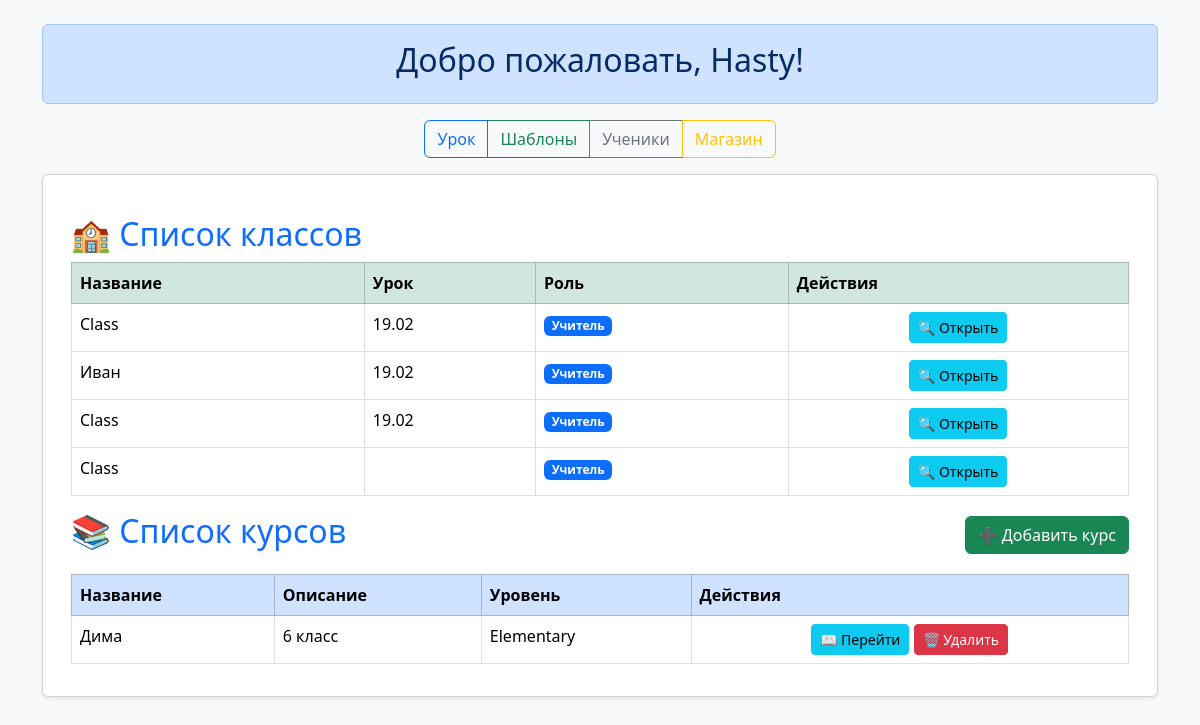
/hub/ (signed in), run on an earlier commit of the app's database.
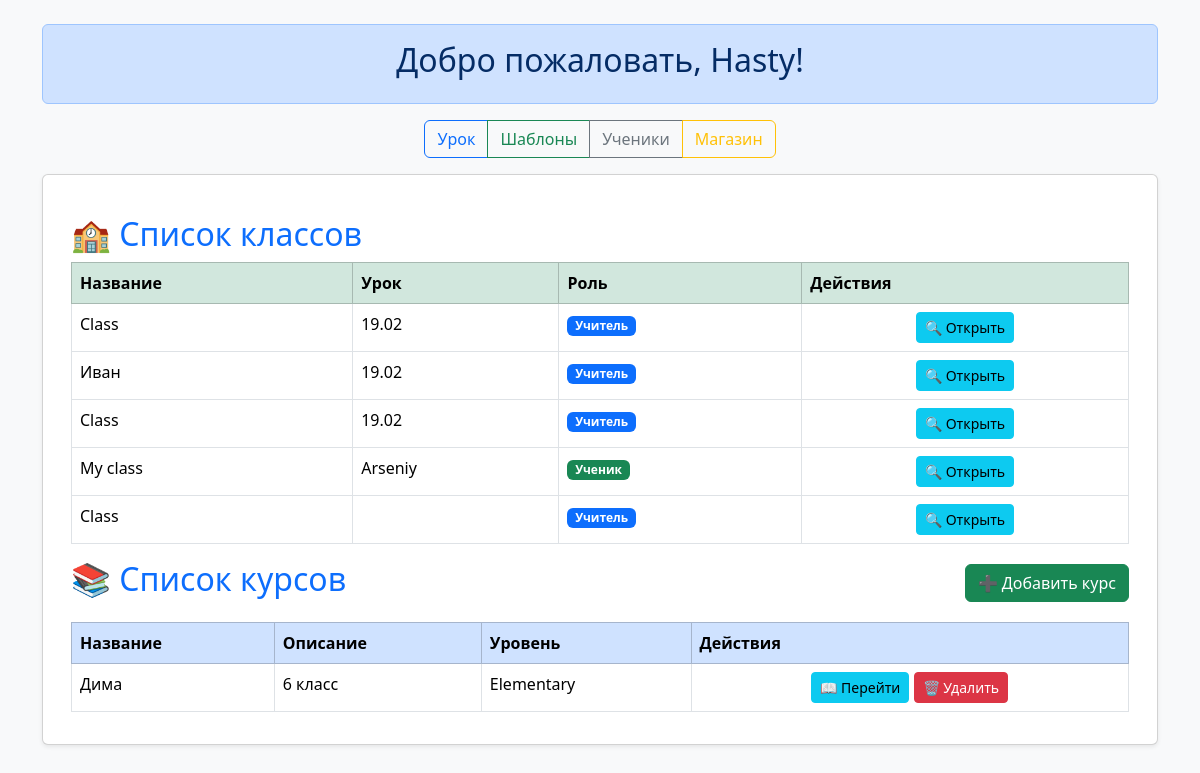
And on a later commit of the database.
### hub/models.py (models this page shows, shortened)
class Classroom(models.Model):
    id = models.UUIDField(primary_key=True, default=uuid.uuid4, editable=False)
    name = models.CharField(max_length=255, default="Class")
    teachers = models.ManyToManyField(
        settings.AUTH_USER_MODEL,
        related_name="classrooms_as_teacher",
        limit_choices_to={"role": "teacher"},
        verbose_name="Учителя"
    )
    students = models.ManyToManyField(
        settings.AUTH_USER_MODEL,
        related_name="classrooms_as_student",
        limit_choices_to={"role__in": ["student", "teacher"]},
        verbose_name="Ученики"
    )
    active_students = models.ManyToManyField(
        settings.AUTH_USER_MODEL,
        related_name="active_classrooms",
        limit_choices_to={"role__in": ["student", "teacher"]},
        verbose_name="Активные ученики",
        blank=True
    )
    temporary_students = models.ManyToManyField(
        settings.AUTH_USER_MODEL,
        related_name="temporary_classrooms",
        limit_choices_to={"role": "student"},
        verbose_name="Временные ученики",
        blank=True
    )
    lesson = models.ForeignKey(lesson, on_delete=models.SET_NULL, null=True, blank=True, related_name="classrooms")
    objects = ClassroomManager()
    completed_lessons = models.ManyToManyField('lesson', related_name="completed_classrooms", through="CompletedLesson", blank=True, verbose_name="Пройденные уроки")
    created_at = models.DateTimeField(auto_now_add=True)  # Дата создания класса
    updated_at = models.DateTimeField(auto_now=True)  # Дата последнего обновления

class lesson(models.Model):
    id = models.UUIDField(primary_key=True, default=uuid.uuid4, editable=False)
    course = models.ForeignKey(course, on_delete=models.CASCADE, related_name="lessons")  # Привязка урока к курсу
    name = models.CharField(max_length=255)  # Название урока
    description = models.TextField(blank=True, null=True)  # Описание урока
    lexical_topics = models.TextField(blank=True, null=True)  # Лексические темы
    grammar_topics = models.TextField(blank=True, null=True)  # Грамматические темы
    extra_topics = models.TextField(blank=True, null=True)  # Дополнительные темы
    created_at = models.DateTimeField(auto_now_add=True)  # Дата создания урока
    updated_at = models.DateTimeField(auto_now=True)  # Дата последнего обновления
    context = models.JSONField(blank=True, null=True)

class course(models.Model):
    STUDENT_LEVEL_CHOICES = (
        ("starter", "Starter"),
        ("elementary", "Elementary"),
        ("pre_intermediate", "Pre-Intermediate"),
        ("intermediate", "Intermediate"),
        ("upper_intermediate", "Upper-Intermediate"),
        ("advanced", "Advanced"),
    )
    id = models.UUIDField(primary_key=True, default=uuid.uuid4, editable=False)
    name = models.CharField(max_length=255, unique=True)  # Название курса
    description = models.TextField(blank=True, null=True)  # Описание курса
    student_level = models.CharField(max_length=20, choices=STUDENT_LEVEL_CHOICES, default="starter")  # Уровень ученика
    user = models.ForeignKey(settings.AUTH_USER_MODEL, on_delete=models.CASCADE, related_name="courses")  # Автор курса
    created_at = models.DateTimeField(auto_now_add=True)  # Дата создания курса
    updated_at = models.DateTimeField(auto_now=True)  # Дата последнего обновления
    objects = CourseManager()

### hub/views.py (the view)
# urls.py: path('', views.home_view, name='home'),
@login_required
def home_view(request):
    username = request.user.username
    return render(request, 'home/home.html', {'username': username})

### hub/templatetags/custom_tags.py (called while the page is built)
@register.inclusion_tag('home/course_list.html')
def course_list(user):
    courses = course.objects.filter(user=user)
    classrooms = Classroom.objects.filter(
        Q(teachers=user) | Q(students=user)
    ).distinct()
    return {'courses': courses, 'user': user, 'classrooms': classrooms}

### hub/templates/home/home.html (shortened to what this page needs)
<!DOCTYPE html>
<html lang="en">
<head>
    <link href="https://cdn.jsdelivr.net/npm/bootstrap@5.0.2/dist/css/bootstrap.min.css" rel="stylesheet">
    {% load static %}
    {% load custom_tags %}
</head>
<body class="bg-light">
<div class="container mt-4">
    <div class="alert alert-primary text-center" role="alert">
        <h2>Добро пожаловать, {{ username }}!</h2>
    </div>
    <div class="d-flex justify-content-center mb-3">
        <div class="btn-group">
            <button class="btn btn-outline-primary">Урок</button>
            <button class="btn btn-outline-success" onclick="alert('Шаблоны')">Шаблоны</button>
            <button class="btn btn-outline-secondary" onclick="alert('Ученики')">Ученики</button>
            <button class="btn btn-outline-warning" onclick="alert('Магазин')">Магазин</button>
        </div>
    </div>
    <div class="card shadow-sm">
        <div class="card-body">
            <div id="elementContent">
                <div id="course_list">
                    {% course_list request.user %}
                </div>
            </div>
        </div>
    </div>
</div>
</body>
</html>

### hub/templates/home/course_list.html (shortened to what this page needs)
<!DOCTYPE html>
<html lang="en">
<head>
    <link href="https://cdn.jsdelivr.net/npm/bootstrap@5.3.3/dist/css/bootstrap.min.css" rel="stylesheet">
</head>
<body class="bg-light">
<div class="container mt-4">
    <h2 class="text-primary">🏫 Список классов</h2>
    {% if classrooms %}
    <div class="table-responsive">
        <table class="table table-hover table-bordered">
            <thead class="table-success">
                <tr>
                    <th>Название</th>
                    <th>Урок</th>
                    <th>Роль</th>
                    <th>Действия</th>
                </tr>
            </thead>
            <tbody>
                {% for classroom in classrooms %}
                <tr>
                    <td>{{ classroom.name }}</td>
                    <td>{{ classroom.lesson.name }}</td>
                    <td>
                        {% if user in classroom.teachers.all %}
                            <span class="badge bg-primary">Учитель</span>
                        {% elif user in classroom.students.all %}
                            <span class="badge bg-success">Ученик</span>
                        {% else %}
                            <span class="badge bg-secondary">Гость</span>
                        {% endif %}
                    </td>
                    <td class="text-center">
                        <a href="{% url 'classroom_view' classroom.id %}" class="btn btn-info btn-sm">🔍 Открыть</a>
                    </td>
                </tr>
                {% endfor %}
            </tbody>
        </table>
    </div>
    {% else %}
    <div class="alert alert-secondary text-center">Нет доступных классов.</div>
    {% endif %}
        <div class="d-flex justify-content-between align-items-center mb-3">
        <h2 class="text-primary">📚 Список курсов</h2>
        <button class="btn btn-success" data-bs-toggle="modal" data-bs-target="#addCourseModal">➕ Добавить курс</button>
    </div>
    {% if courses %}
    <div class="table-responsive">
        <table class="table table-hover table-bordered">
            <thead class="table-primary">
                <tr>
                    <th>Название</th>
                    <th>Описание</th>
                    <th>Уровень</th>
                    <th>Действия</th>
                </tr>
            </thead>
            <tbody>
                {% for course in courses %}
                <tr>
                    <td>{{ course.name }}</td>
                    <td>{{ course.description }}</td>
                    <td>{{ course.get_student_level_display }}</td>
                    <td class="text-center">
                        <a href="{% url 'lesson_list' course.id %}" class="btn btn-info btn-sm">📖 Перейти</a>
                        <form method="POST" action="{% url 'delete_course' course.id %}" class="d-inline" onsubmit="return confirm('Вы уверены, что хотите удалить этот курс? Все уроки также будут удалены.');">
                            <button type="submit" class="btn btn-danger btn-sm">🗑 Удалить</button>
                        </form>
                    </td>
                </tr>
                {% endfor %}
            </tbody>
        </table>
    </div>
    {% else %}
    <div class="alert alert-secondary text-center">Нет курсов для отображения.</div>
    {% endif %}
</div>
</body>
</html>

What changed in the data, as far as the page shows it:
added Classroom: name "My class", lesson.name "Arseniy", shows "Ученик"
